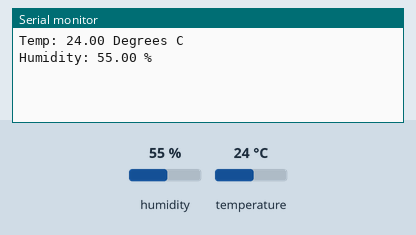
Recording of a sketch running on a simulated Arduino Uno, built with avr-gcc and run on an emulated ATmega328P. On the bench: the last lines printed to the serial monitor. Inputs (shaded band) come from the test bench; at power-on: humidity 55 %, temperature 24 °C.

Above: at 3.7 s.
3.8 s: humidity set to 22 %
At 5.7 s:
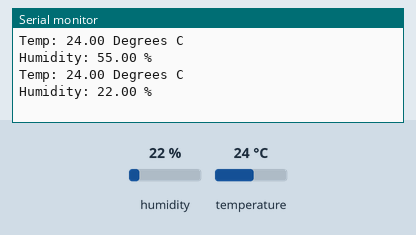
7.0 s: temperature set to 12 °C
At 9.0 s:
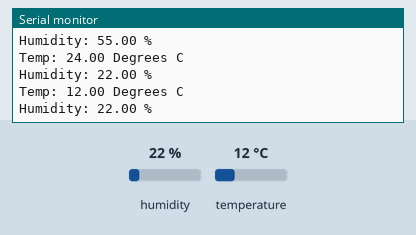
10.2 s: humidity set to 40 %
At 13.3 s:
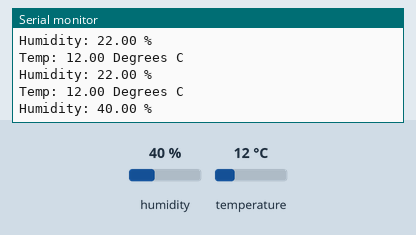
Timing chart, 0 to 14.8 s (numbered marks = the images above; inputs shaded):
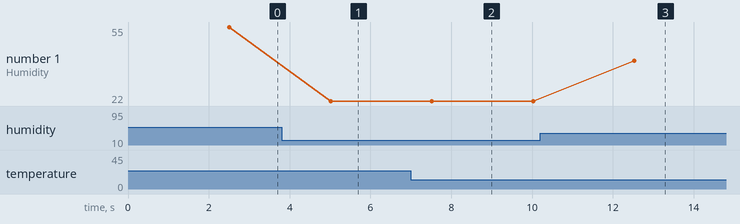

Measured:
- after the input at 3.8 s, the serial monitor: prints a new line after 1.2 s (image 1)
- after the input at 7.0 s, the serial monitor: prints a new line after 0.52 s (image 2)
- after the input at 10.2 s, the serial monitor: prints a new line after 2.3 s (image 3)
- plotted number 1: 55 → 22 after the input at 3.8 s, 22 → 40 after the input at 10.2 s

The sketch:

sketch_sep27a.ino
```cpp
#include <DHT.h>
#define DHTPIN 4
#define DHTTYPE DHT22

DHT dht(DHTPIN, DHTTYPE);

void setup() {
  Serial.begin(115200);
  dht.begin();
  delay(2500);

}

void loop() {
  float temp = dht.readTemperature();
  float humidity = dht.readHumidity();

  if (isnan(temp) || isnan(humidity)) {
    Serial.println("Failed to read");
  }
  else
  {
    Serial.print("Temp: ");
    Serial.print(temp);
    Serial.println(" Degrees C");
    Serial.print("Humidity: ");
    Serial.print(humidity);
    Serial.println(" %");
  }
  delay(2500);

}
```
